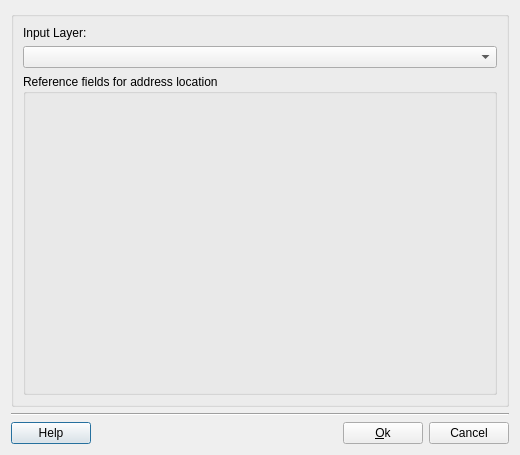
<?xml version="1.0" encoding="UTF-8"?>
<ui version="4.0">
 <class>ConfigInputLayerDialogForm</class>
 <widget class="QDialog" name="ConfigInputLayerDialogForm">
  <property name="geometry">
   <rect>
    <x>0</x>
    <y>0</y>
    <width>510</width>
    <height>442</height>
   </rect>
  </property>
  <property name="windowTitle">
   <string>Configure Input Layer</string>
  </property>
  <layout class="QGridLayout" name="gridLayout_6">
   <item row="0" column="0">
    <layout class="QGridLayout" name="gridLayout_5">
     <item row="0" column="0">
      <widget class="QGroupBox" name="m_inputLayerGroupBox">
       <property name="title">
        <string/>
       </property>
       <layout class="QGridLayout" name="gridLayout_4">
        <item row="0" column="0">
         <layout class="QGridLayout" name="gridLayout_3">
          <item row="0" column="0">
           <widget class="QLabel" name="m_inputLayerLabel">
            <property name="text">
             <string>Input Layer:</string>
            </property>
           </widget>
          </item>
          <item row="1" column="0">
           <widget class="QComboBox" name="m_inputLayerComboBox">
            <property name="minimumSize">
             <size>
              <width>180</width>
              <height>0</height>
             </size>
            </property>
           </widget>
          </item>
         </layout>
        </item>
        <item row="1" column="0">
         <widget class="QGroupBox" name="m_fieldsGroupBox">
          <property name="title">
           <string>Reference fields for address location</string>
          </property>
          <layout class="QGridLayout" name="gridLayout_2">
           <item row="0" column="0">
            <widget class="QWidget" name="m_widget" native="true">
             <property name="minimumSize">
              <size>
               <width>450</width>
               <height>280</height>
              </size>
             </property>
            </widget>
           </item>
          </layout>
          <zorder></zorder>
          <zorder>m_widget</zorder>
         </widget>
        </item>
       </layout>
      </widget>
     </item>
     <item row="1" column="0">
      <layout class="QGridLayout" name="gridLayout">
       <item row="0" column="0">
        <widget class="Line" name="line_2">
         <property name="orientation">
          <enum>Qt::Horizontal</enum>
         </property>
        </widget>
       </item>
       <item row="1" column="0">
        <layout class="QGridLayout" name="gridLayout_14">
         <item row="0" column="0">
          <widget class="te::qt::widgets::HelpPushButton" name="m_helpPushButton">
           <property name="text">
            <string>Help</string>
           </property>
          </widget>
         </item>
         <item row="0" column="1">
          <spacer name="horizontalSpacer">
           <property name="orientation">
            <enum>Qt::Horizontal</enum>
           </property>
           <property name="sizeHint" stdset="0">
            <size>
             <width>40</width>
             <height>20</height>
            </size>
           </property>
          </spacer>
         </item>
         <item row="0" column="2">
          <widget class="QPushButton" name="m_okPushButton">
           <property name="text">
            <string>&amp;Ok</string>
           </property>
          </widget>
         </item>
         <item row="0" column="3">
          <widget class="QPushButton" name="m_cancelPushButton">
           <property name="text">
            <string>Cancel</string>
           </property>
          </widget>
         </item>
        </layout>
       </item>
      </layout>
     </item>
    </layout>
   </item>
  </layout>
 </widget>
 <customwidgets>
  <customwidget>
   <class>te::qt::widgets::HelpPushButton</class>
   <extends>QPushButton</extends>
   <header>terralib/qt/widgets/help/HelpPushButton.h</header>
  </customwidget>
 </customwidgets>
 <resources/>
 <connections/>
</ui>
